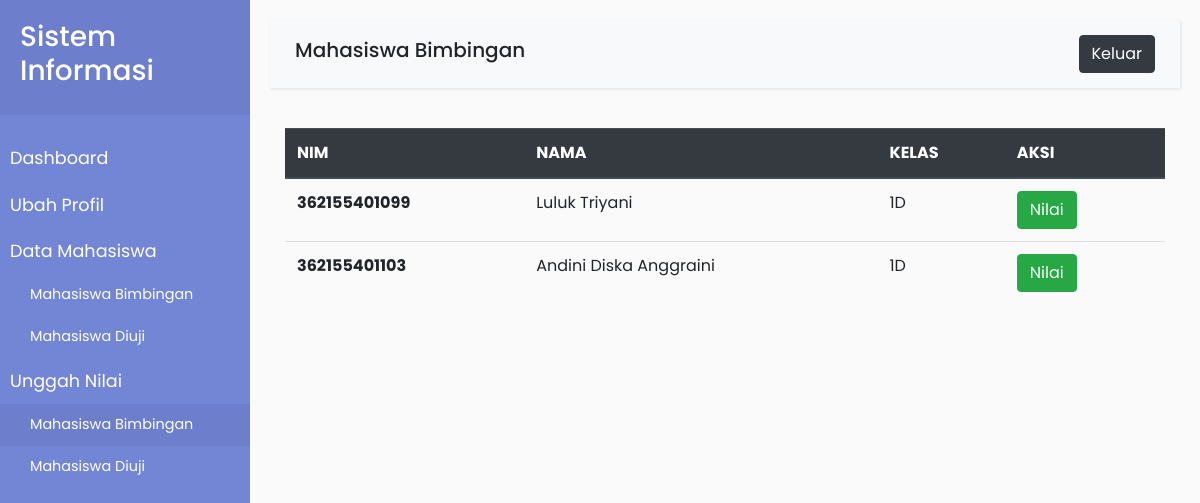
Page /nilai-bimbingan.php (signed in) on the committed database.
### tables this page shows
CREATE TABLE `mahasiswa` (
  `id` int(11) NOT NULL,
  `nama` varchar(45) NOT NULL,
  `nim` varchar(45) NOT NULL,
  `kelas` varchar(45) NOT NULL,
  `email` varchar(45) NOT NULL,
  `alamat` varchar(45) NOT NULL,
  `user_id` int(11) DEFAULT NULL,
  `anggota_kelompok_id` int(11) DEFAULT NULL
);

### nilai-bimbingan.php (the view, shortened to what this page needs)
<?php
include 'koneksi.php';
$id = $_SESSION['id'];
$datamhs = mysqli_query($conn, "SELECT mahasiswa.nim,nama,kelas,mahasiswa.anggota_kelompok_id,nilai.id,nilai.nilai_pembimbing_kp FROM mahasiswa JOIN anggota_kelompok ON mahasiswa.anggota_kelompok_id=anggota_kelompok.id JOIN pendaftaran_kp on anggota_kelompok.id=pendaftaran_kp.anggota_kelompok_id JOIN pendaftaran_ujian_kp on pendaftaran_kp.id=pendaftaran_ujian_kp.pendaftaran_kp_id JOIN nilai on pendaftaran_ujian_kp.id=nilai.pendaftaran_ujian_kp_id WHERE dosen_id='$id' AND nama_anggota IS NOT NULL");
?>
<!DOCTYPE html>
<html>
<head>
    <link rel="stylesheet" href="assets/css/bootstrap.css">
    <link rel="stylesheet" href="assets/css/style.css">
</head>
<body>
    <div class="wrapper">
        <nav id="sidebar">
            <div class="sidebar-header">
                <h3>Sistem Informasi</h3>
            </div>
            <ul class="list-unstyled components">
                <li>
                    <a href="dashboard-dosen.php">Dashboard</a>
                </li>
                <li>
                    <a href="profil-dosen.php">Ubah Profil</a>
                </li>
                <li>
                    <a>Data Mahasiswa</a>
                    <ul class="list-unstyled" id="homeSubmenu">
                        <li>
                            <a href="mhs-bimbingan.php">Mahasiswa Bimbingan</a>
                        </li>
                        <li>
                            <a href="mhs-uji.php">Mahasiswa Diuji</a>
                        </li>
                    </ul>
                </li>
                <li>
                    <a>Unggah Nilai</a>
                    <ul class="list-unstyled" id="homeSubmenu">
                        <li class="active">
                            <a href="nilai-bimbingan.php">Mahasiswa Bimbingan</a>
                        </li>
                        <li>
                            <a href="nilai-uji.php">Mahasiswa Diuji</a>
                        </li>
                    </ul>
                </li>
            </ul>
        </nav>
        <div id="content">
            <nav class="navbar navbar-expand-lg navbar-light bg-light">
                <div class="container-fluid">
                    <h5>Mahasiswa Bimbingan</h5>
                    <a href="logout.php" class="btn btn-dark">Keluar</a>
            </nav>
            <div class="container">
                <table class="table">
                    <thead class="thead-dark">
                        <tr>
                            <th scope="col">NIM</th>
                            <th scope="col">NAMA</th>
                            <th scope="col">KELAS</th>
                            <th scope="col">AKSI</th>
                        </tr>
                    </thead>
                    <tbody>
                        <?php foreach ($datamhs as $mhs) { ?>
                        <tr>
                            <th scope="row"><?php echo $mhs['nim']; ?></th>
                            <td><?php echo $mhs['nama']; ?></td>
                            <td><?php echo $mhs['kelas']; ?></td>
                            <td>
                                <button type="button" class="btn btn-success mr-2" data-toggle="modal" data-target="#nilai<?php echo $mhs["id"] ?>">Nilai</button>
                            </td>
                        </tr>
                        <?php } ?>
                    </tbody>
                </table>
            </div>
        </div>
    </div>
</body>
</html>

### assets/css/style.css (style rules this page uses)
body { font-family: 'Poppins', sans-serif; background: #fafafa; }
a, a:hover, a:focus { color: inherit; text-decoration: none; transition: all 0.3s; }
.navbar { padding: 15px 10px; background: #fff; border: none; border-radius: 0; margin-bottom: 40px; box-shadow: 1px 1px 3px rgba(0, 0, 0, 0.1); }
.wrapper { display: flex; width: 100%; align-items: stretch; }
#sidebar { min-width: 250px; max-width: 250px; background: #7386D5; color: #fff; transition: all 0.3s; }
#sidebar .sidebar-header { padding: 20px; background: #6d7fcc; }
#sidebar ul.components { padding: 20px 0; }
#sidebar ul li a { padding: 10px; font-size: 1.1em; display: block; }
nav .active { color: #fff; background: #6d7fcc; }
ul ul a { font-size: 0.9em !important; padding-left: 30px !important; }
#content { width: 100%; padding: 20px; min-height: 100vh; transition: all 0.3s; }

### rows in the picture
mahasiswa: nim "362155401099", nama "Luluk Triyani", kelas "1D"
mahasiswa: nim "362155401103", nama "Andini Diska Anggraini", kelas "1D"
